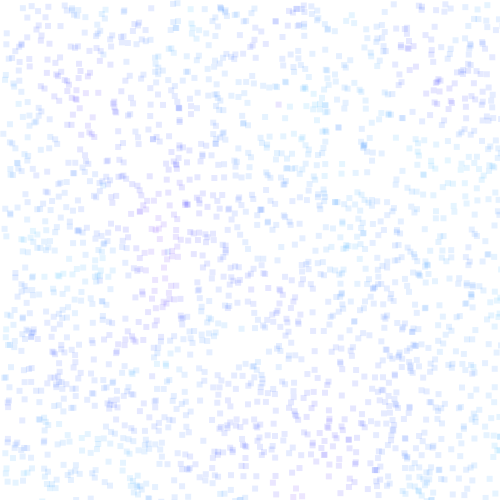
Frame 1 (no input)
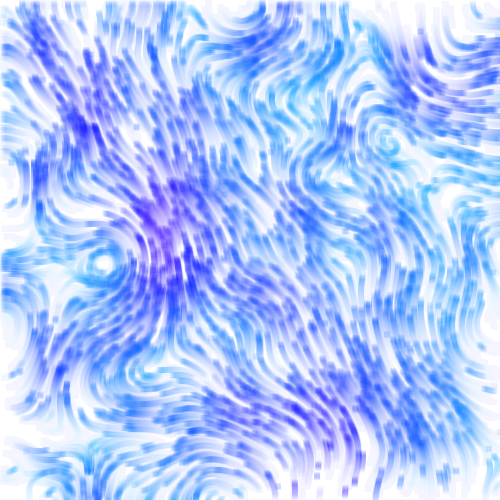
Frame 60 (the mouse pressed at the canvas centre just before this capture)
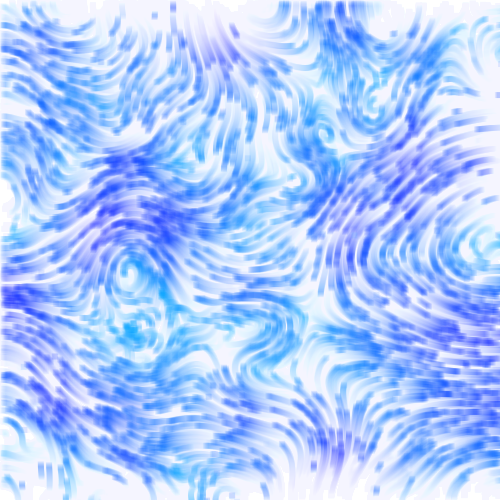
Frame 120 (the mouse held since frame 60 and released just before this capture)

The Processing sketch that drew these frames (run headless with seeded random() and noise(); from frame 60 on, the mouse is pressed at the canvas centre):

// Processing sketch: Perlin_Vortex_with_Gradient_Moving
// ── Perlin_Vortex_with_Gradient_Moving.pde
ArrayList<Agent> agents = new ArrayList<Agent>();
float scale = 500;
float EPSILON = 0.01;
float zoff = 0;

void setup(){
  size(500, 500);
  //fullScreen();
  colorMode(HSB, 360, 100, 100, 100);
  for(int i = 0; i < 2000; i++){
    agents.add(new Agent());
  }
  background(360);
}

void mousePressed(){
  background(360);
  for(Agent agent : agents){
    agent.reset();
  }
  zoff = random(100);
}

void draw(){
  noStroke();
  fill(360, 5);
  rect(0, 0, width, height);
  for(Agent agent : agents){
    agent.update();
  }
  zoff += 0.001;
}

class Agent{
  PVector pos = new PVector();
  
  Agent(){
    pos = new PVector(random(width), random(height));
  }
  
  void reset(){
    pos = new PVector(random(width), random(height));
  }
  
  PVector gradient(PVector p){
    float x = (noise(p.x+EPSILON, p.y, zoff)-noise(p.x-EPSILON, p.y, zoff))/(2*EPSILON);
    float y = (noise(p.x, p.y+EPSILON, zoff)-noise(p.x, p.y-EPSILON, zoff))/(2*EPSILON);
    return new PVector(x, y);
  }
  
  void update(){
    PVector grad = gradient(new PVector(pos.x/scale, pos.y/scale));
    pos.add(grad.copy().normalize().rotate(HALF_PI).mult(1));
    if(grad.mag() < 0.0001)reset();
    if(pos.x < 0 || pos.x > width || pos.y < 0 || pos.y > height) reset();
    if(random(1)<0.004)reset();
    fill(grad.mag()*36+200, 100, 100, 10);
    rect(pos.x, pos.y, 6, 6);
  }
}
